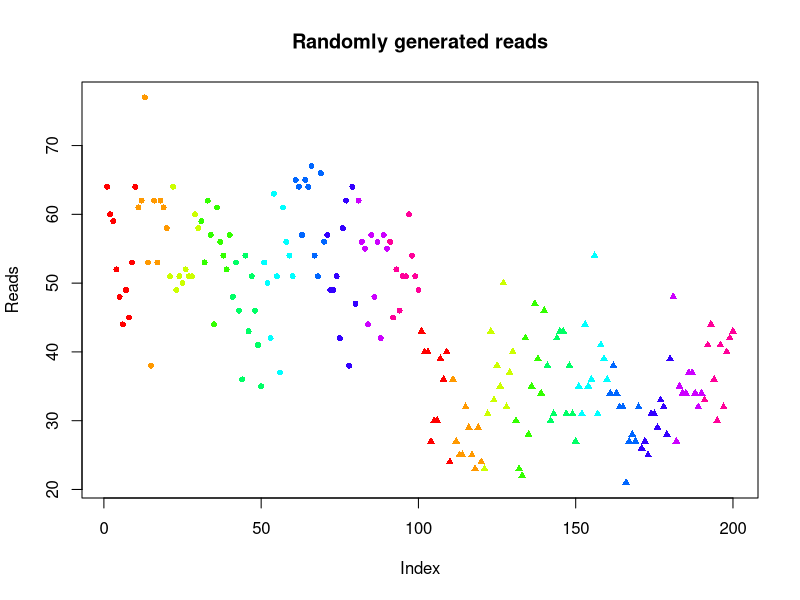
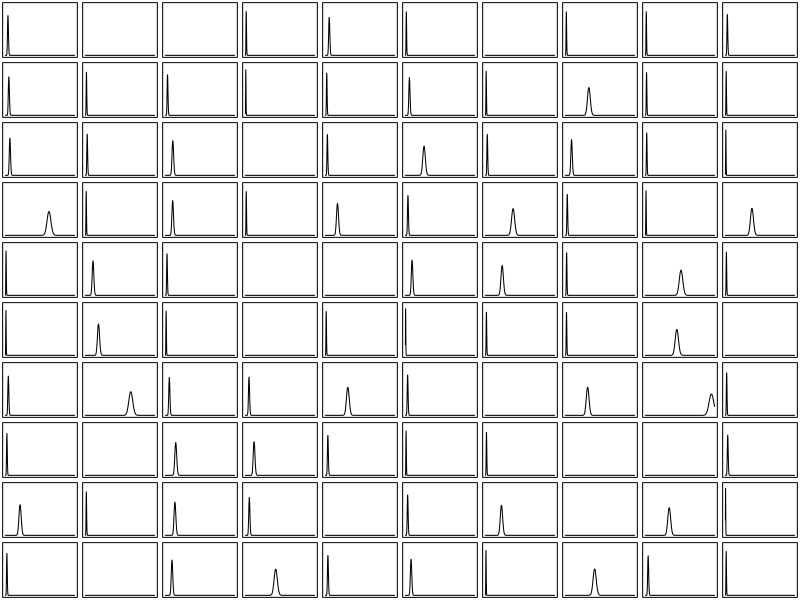
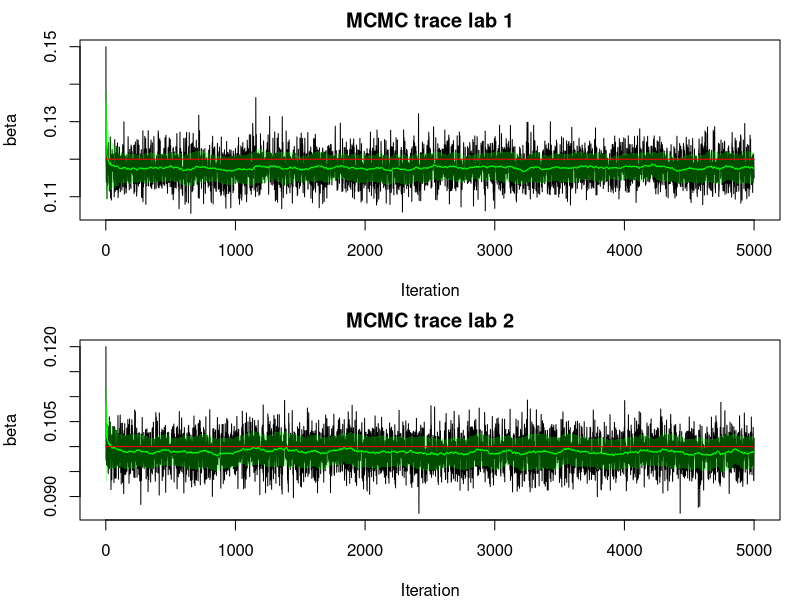
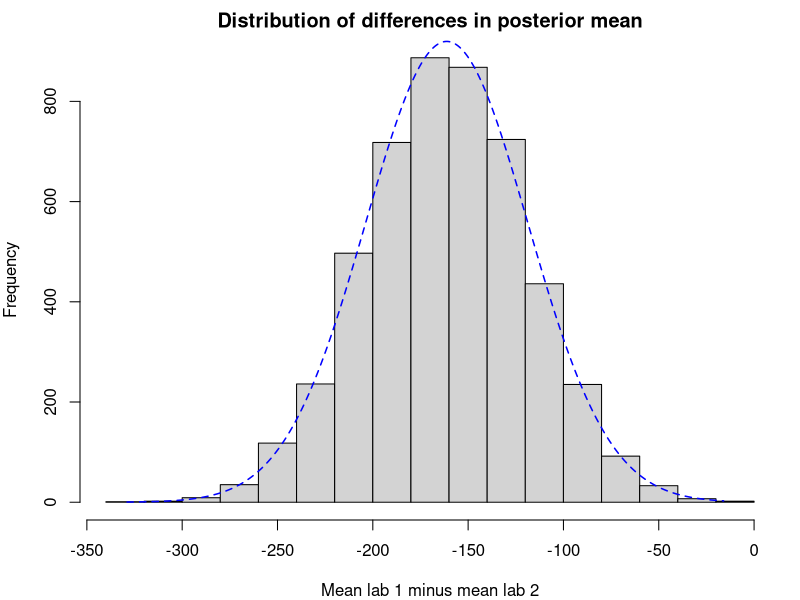
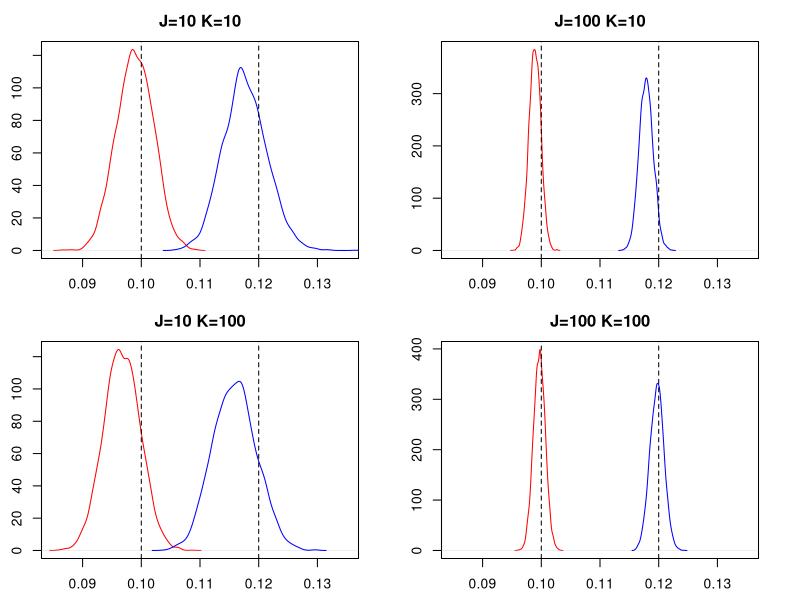

Generate these figures, in order, with R:

#Code for doing FGA1. This generates and saves all necessary figures
#and prints some useful information.

save_plots = 0 #set to 1 if you want to save plots instead of displaying them
run_large_JKscreen = 0  #set to 1 if you want to quantify the effect of J and K over 1000 repetitions
			#rather than just running one example (runs 5000 simulations so takes ~10 minutes)

###First we define all of the necessary functions

simulate.data = function(a1, b1, a2, b2, J, K){
  #Generate a list of reads for a single gene assuming two labs,
  #J cell lines each, K replicates. Returns vector of reads.
  return(rpois(2*J*K, rep(rgamma(2*J, rep(c(a1, a2), each=J),
              rate = rep(c(b1, b2), each = J)), each = K))) 
}

plot_reads = function(J=10, K=10, save=0){
  #generates a sequence of reads for J cell lines,
  #K replicates and plots this read vector
  reads = simulate.data(100, 2, 100, 3, J, K) #get reads
  if (save){pdf('counts_plot.pdf')}
  par(mfrow=c(1,1))
  plot(1:200, reads, pch = rep(c(16, 17), each=100), col=rep(rainbow(10), each = 10),
       cex = 0.8, xlab = 'Index', ylab = 'Reads', main = 'Randomly generated reads' )
  if (save){dev.off()}
}

many_plots = function(n = 10, xlim = 800, save=0){
  #plots n^2 poisson distributions with lambda generated by gamma functions
  #as specified in the assignment. xrange = [0, xlim]
  if (save){pdf(file = 'many_plots.pdf')}
  par(mfrow=c(n,n), mar = c(0.2, 0.2, 0.2, 0.2))
  
  b = rgamma(n^2, 0.5, rate=0.1) #generate betas
  l = rgamma(n^2, 100, rate=b) #generate lambdas
  m = min(ceiling(1.25*max(l)), 800) #find max x value
  cat('\nmax l', max(l), '\n\n')
  k = seq(0, m, ceiling(m/1000)) #generate x vector
  
  for (i in 1:n^2){
    yvals = dpois(k, l[i]) #find poisson(x; lambda) for each x
    plot(k, yvals, 'l', xlim=c(0, max(k)), ylim = c(0, max(yvals+0.02)),
      xlab = '', ylab = '', xaxt='n', yaxt='n')}
  if (save){dev.off()}
}


gibbs.sampler = function(reads, init, J = 10, K = 10, N=10000){
  #samples N iterations of betas and lambdas from equations 5 and 6 in the assignment
  #reads is a vector of reads in the form outputted by simulate.data()
  #init = c(b1, b2) specify initial beta values. Returns list of lambdas, betas.
  a = 0.5; b = 0.1
  #initialize vectors for storing data
  ls_t = matrix(, 2*J, N); bs_t = matrix(, 2, N ); bs_t[,1] = bs = init
  reads = colSums(matrix(reads, K, 2*J)) #get vector of reads summed across experiments
  
  for (t in 2:N){
    ls = rgamma( 2*J, 100+reads, rate = (rep(bs, each = J)+K) ) #update all lambdas
    bs = rgamma( 2, a + c(100,100)*J, rate = (b+colSums(matrix(ls, J, 2))) ) #update all betas
    ls_t[,t] = ls; bs_t[,t]=bs #store values
  }
  return( list('lambda'=ls_t, 'beta'=bs_t) )
}

rolling = function(x, n=100){
  #returns list of rolling average and standard deviation of the input vector.
  N = length(x); means=sds=numeric(N)
  #for first n entries, do average with all previous values
  for (i in 1:n){means[i] = mean(x[1:i]); sds[i] = sd(x[1:i])}; sds[1]=0 
  for (i in (n+1):N){means[i] = mean(x[(i-(n-1)):i]); sds[i] = sd(x[(i-(n-1)):i])} #rolling average
  return( list(means, sds) )
}

run_sim = function(J, K, N = 2000, a1=100, b1 = 0.12,
                   a2 = 100, b2 = 0.1, print=1, init = c(0.15, 0.12)){
  #function for generating reads and running gibbs.sampler given parameters.
  #Returns list of lambdas, betas.
  reads = simulate.data(a1, b1, a2, b2, J, K)
  res = gibbs.sampler(reads, init=init, J=J, K=K, N=N) #run gibbs sampler
  #test if means of posterior beta distributions differ
  t = t.test(a1/res[[2]][1,-(1:100)]-a2/res[[2]][2,-(1:100)], alternative='l')
  if (print){ cat('\n\nJ =',J,'K =',K, 'p_same =', t$p.value, 'conf', t$conf.int[1:2])
              print(t) } #print t-test result and a brief summary
  return(res)
}
  
plot_traces = function(bs, bs_exact = c(0.12, 0.10), main = 'test', save=0){
  #given the posterior values of an MCMC chain (bs), plots MCMC traces for beta values
  #bs_exact specifies the true beta values used to draw the reads
  N = dim(bs)[2]
  if (save){pdf(paste0(main, '_traces.pdf'))}
  par(mfrow=c(2,1),mar=c(4,4,2,1))
  for (i in 1:2){ #plot both beta1 and beta2; formatting identical so write as loop
    plot(1:N, bs[i,], 'l', xlab='Iteration', ylab='beta', main=paste('MCMC trace lab', i))
    roll = rolling( bs[i,], n=100 ) #get rolling average
    means = roll[[1]]; m_msd = roll[[1]] - roll[[2]]; m_psd = roll[[1]] + roll[[2]]
    polygon(c(2:N, N:2), y = c(m_msd[-1], m_psd[N:2]), col=rgb(0, 1, 0,0.3), border=NA) #shade mean +- sd
    lines(2:N, means[-1], col='green') #plot mean
    lines(1:N, rep(bs_exact[i], N), col='red') #plot true beta values
  }
  if (save){dev.off()}
}
  
plot_hist = function(bs, main = 'test', a1=100, a2=100, save=0){
  #given the posterior beta values of an MCMC chain (bs), plots a histogram of
  #differences in posterior means.
  if (save){pdf(paste0(main, '_hist_diff.pdf'))}
  #calulate difference in posterior means at each iteration after burn-in
  meandiff = (a1/bs[1,-(1:100)]-a2/bs[2,-(1:100)]) 
  #get parameters for a normal distribution
  m = mean(meandiff); sd = sd(meandiff); xs = seq(min(meandiff), max(meandiff), length=1000)
  par(mfrow=c(1,1))
  h = hist(meandiff, breaks=20, xlab = 'Mean lab 1 minus mean lab 2',
       ylab = 'Frequency', main = 'Distribution of differences in posterior mean')
  #plot histogram and overlay normal distribution
  lines(xs, dnorm(xs, mean = m, sd=sd)*length(meandiff)*diff(h$mids[1:2]), col='blue', lwd=1.5, lty = 2 )
  print(shapiro.test(meandiff)) #confirm that data is normally distributed using Shapiro-Wilks test
  if (save){dev.off()}
}

plot_distribution = function(bs, bs_exact=c(0.12,0.10)){
  #given the posterior beta values of an MCMC chain (bs),
  #plots distribution of these after burn-in
  #bs_exact specifies the true beta values used to draw the reads
  d1 = density( bs[1,-(1:100)] ) #we have many values so plot as smooth density
  d2 = density( bs[2,-(1:100)] ) 
  plot( d2, xlim = c(0.085, 0.135), col = 'red',
        main = paste0('J=',J,' K=',K), xlab = 'beta', ylab='Probability' )
  lines( d1, col='blue' )
  abline(v = bs_exact, lty=2) #add vertical lines at exact values
}

##############    Now we run some actual code   #################

plot_reads(save = save_plots) #generate vector of reads for J=K=10 and plot these
many_plots( n = 10, save = save_plots )  #plot 100 Poisson distributions

N = 5000 #number of iterations for gibbs.sampler
init = c(0.15, 0.12) #also converges for higher values but this gives nice plots
bs = run_sim(10, 10, N=N, init=init)[[2]] #run MCMC simulation
plot_traces(bs, main='MCMC', save = save_plots)
plot_hist(bs, main='MCMC', save = save_plots)

#investigate effect of J and K on posterior distribution
if (save_plots){pdf('screen_distributions.pdf', width = 9, height = 6)}
par(mfrow=c(2,2), mar = c(2.5, 2.5, 2.5, 2.5) )
for (K in c(10,100)){ 
  for (J in c(10,100)){
    if (J == 10 & K ==10){plot_distribution(bs) # no need to run this again, reuse data
    } else {bs = run_sim(J, K, N = N, init=init)[[2]]; plot_distribution(bs)}
  }
}
if (save_plots){dev.off()}



##### run an additional test comparing different J and K values ####
#this takes a bit of time so the function call (line 219) is conditional. Change settings in beginning of script.

test_JK = function(Nsims= 1000){
  #run Nsims MCMC simulations and store posterior means and sds
  #Do this for (J, K) pairs specified by 'params'
  #return list of summary mean/sd of means and standard deviations, and mean/sd per iteration
  cat('\nBeginning screen of the effect of J and K with', Nsims, 'simulations\n')
  params = list( c(10,2), c(10,10), c(10,100), c(100,10), c(100,100))
  results = list()
  summary = vector('list', 4) #means and sds over simulations
  for (param in 1:5){
    J = params[[param]][1]; K = params[[param]][2]
    ms = matrix(,2,Nsims) #initialize matrix of means and sds for each simulation
    sds = matrix(,2,Nsims)
    for (i in 1:Nsims){
      if (i %% 100 == 0){cat('\n J =', J, 'K =', K, 'i =', i, '\n')}
      bs = run_sim(J, K, N = N, print=0, init=init)[[2]] #run simulation
      bs = bs[,100:dim(bs)[2]] #remove burn-in
      ms[,i] = rowMeans(bs) #store mean of posterior betas
      sds[,i] = apply(bs, 1, sd) #store sd of posterior betas
    }
    results[[param]] = list(ms, sds) #store results of all simulations
    
    #calculate summary statistics
    summary[[1]] = cbind(summary[[1]], apply(ms, 1, mean)) #mean of mean posterior beta values
    summary[[2]] = cbind(summary[[2]], apply(ms, 1, sd)) #sd of mean posterior beta values
    summary[[3]] = cbind(summary[[3]], apply(sds, 1, mean)) #mean of sd of posterior beta values
    summary[[4]] = cbind(summary[[4]], apply(sds, 1, sd)) #sd of sd of posterior beta values
  }
  return( list(summary, results) )
}

plot_screen = function(summ){
  if (save_plots){pdf('repeat_screen.pdf', width = 6, height = 6)}
  par(mfrow=c(2,1), mar = c(2.5, 2.5, 2.5, 2.5) )
  mains = c('Means', '', 'Standard Devations')
  for (i in c(1,3)){ #plot barplots of means and standard deviations. Formatting identical so run as loop.
    barCenters <- barplot(height = summ[[i]][1,], #plot bars
                          names.arg = c('J=10 K=2','J=10 K=10','J=10 K=100','J=100 K=10','J=100 K=100'),
                          main = mains[i], border = "black", col = 'blue', xpd=0, cex.names=0.8,
                          ylim = c(0.8*min(summ[[i]][1,]), 1.2*max(summ[[i]][1,])) )
    #plot error bars
    segments(barCenters, summ[[i]][1,] - summ[[i+1]][1,], barCenters,
             summ[[i]][1,] + summ[[i+1]][1,], lwd = 3.5)
    arrows(barCenters, summ[[i]][1,] - summ[[i+1]][1,], barCenters,
           summ[[i]][1,] + summ[[i+1]][1,], lwd = 3.5, angle = 90,
           code = 3, length = 0.05)
  }
  if (save_plots){dev.off()}
  
  sds = res[[1]][[3]]
  change = c(sds[1,2]/sds[1,4], sds[1,3]/sds[1,5], sds[2,2]/sds[2,4], sds[2,3]/sds[2,5])
  cat('\nFold change in standard deviation from J=100 to 10 is', round(mean(change), 3))
  cat('\nThis is', round((mean(change)-sqrt(10))/sqrt(10)*100, 4), '% from sqrt(10)')
  cat('\nChange in standard deviation from K=10 to 2 is',
      round(mean(c((sds[1,1]-sds[1,2])/sds[1,2], (sds[2,1]-sds[2,2])/sds[2.2])*100), 2), '%\n' )
}


#Run simulations; this takes a while so have left it conditional
if (run_large_JKscreen){ res = test_JK(1000); summ = res[[1]]; plot_screen(summ) }


